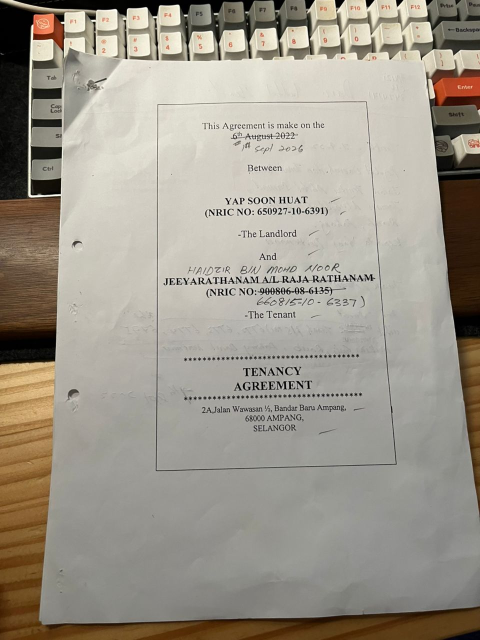
#> input picture apps/web/e2e/fixtures/append-photo.jpg, 960 x 1280 px (shown at 1/2 size)
$ python -i content_clean.py   (imports and definitions only)
#> lines starting #> are read from the running program, lines starting #| are printed output that depends on the picture; after the words box and inside, x2 and y2 are one past the last pixel; in counts of white or black regions, pixels touching at a corner belong together
### src/SuperScanner.Worker/processing/shadow_cleanup.py
"""Conservative paper illumination correction; no generated or replaced text.

Estimate the lighting field on a reduced image, suppress dark strokes with
closing, then apply one bounded gain to all colour channels. This is intended
for document paper, not restoration of photographs or unreadable black areas.
"""
import cv2
import numpy as np


def clean_document(image: np.ndarray, strength: str = 'CleanDocument') -> np.ndarray:
    """Whiten paper without OCR reconstruction; strong mode can lose faint ink."""
    cutoffs = {'CleanDocumentGentle': .90, 'CleanDocument': .83, 'CleanDocumentStrong': .79}
    if strength not in cutoffs:
        raise ValueError('Unknown cleanup strength')
    if (not isinstance(image, np.ndarray) or image.dtype != np.uint8 or
            image.ndim != 3 or image.shape[2] != 3 or
            min(image.shape[:2]) < 2 or image.shape[0] * image.shape[1] > 4_000_000):
        raise ValueError('Invalid document image')
    gray = cv2.cvtColor(image, cv2.COLOR_BGR2GRAY)
    size = max(3, min(61, round(min(gray.shape) * .043))) | 1
    background = cv2.morphologyEx(gray, cv2.MORPH_CLOSE,
        cv2.getStructuringElement(cv2.MORPH_ELLIPSE, (size, size)))
    background = cv2.GaussianBlur(background.astype(np.float32), (0, 0), max(1, size / 4.5))
    ratio = gray.astype(np.float32) / np.maximum(background, 1)
    ink = np.clip((cutoffs[strength] - ratio) / .18, 0, 1)
    result = np.rint(255 * (1 - ink)).astype(np.uint8)
    # Remove isolated dust only. Small punctuation beside text stays intact.
    binary = np.uint8(result < 220)
    count, labels, stats, _ = cv2.connectedComponentsWithStats(binary, 8)
    pixel_scale = max(1, min(gray.shape) / 900)
    limit = max(2, round(pixel_scale ** 2 * (3 if strength == 'CleanDocumentGentle' else 7)))
    areas = stats[:, cv2.CC_STAT_AREA]
    substantial = areas > limit
    substantial[0] = False
    nearby = np.uint8(substantial[labels])
    reach = max(7, round(pixel_scale * 12)) | 1
    nearby = cv2.dilate(nearby, np.ones((reach, reach), np.uint8))
    isolated = (areas[labels] <= limit) & (labels != 0) & (nearby == 0)
    result[isolated] = 255
    return result


# [40 lines left out: function remove_shadows, not called in this run]

### src/SuperScanner.Worker/processing/content_clean.py
"""Optional content focused scan for pages with a complete printed frame."""

import cv2
import numpy as np

from shadow_cleanup import clean_document


def _content_frame(image: np.ndarray):
    height, width = image.shape[:2]
    scale = min(1.0, 1100.0 / max(height, width))
    small = cv2.resize(image, None, fx=scale, fy=scale,
                       interpolation=cv2.INTER_AREA) if scale < 1 else image
    gray = cv2.cvtColor(small, cv2.COLOR_BGR2GRAY)
    h, w = gray.shape
    # Find two long, separated vertical rules first. Unlike a contour, these
    # remain intact when printed text intersects the surrounding frame.
    edges = cv2.Canny(gray, 40, 120)
    column_support = np.count_nonzero(
        cv2.dilate(edges, np.ones((1, 5), np.uint8)), axis=0)
    xs = np.flatnonzero((column_support >= .52 * h) &
                       (np.arange(w) > .045 * w) &
                       (np.arange(w) < .96 * w))
    if len(xs) < 2:
        return None
    x0, x1 = int(xs[0]), int(xs[-1])
    if x1 - x0 < .35 * w:
        return None
    # Search for horizontal rules only between the vertical pair. Inspecting
    # a small y-neighborhood joins both edges of a thin printed rule without
    # treating broad page shadows as ink.
    row_support = np.count_nonzero(
        cv2.dilate(edges[:, x0:x1 + 1], np.ones((5, 1), np.uint8)), axis=1)
    ys = np.flatnonzero((row_support >= .65 * (x1 - x0)) &
                       (np.arange(h) > .035 * h) &
                       (np.arange(h) < .96 * h))
    # Perspective correction can leave a small tilt in the printed frame.
    # Its top rule may cross many rows, so row projection alone sees only
    # interior text. A long Hough segment touching a side supplies that edge.
    lines = cv2.HoughLinesP(edges, 1, np.pi / 360, threshold=35,
                            minLineLength=max(70, round((x1 - x0) * .35)),
                            maxLineGap=35)
    slanted_tops = []
    for line in lines[:, 0] if lines is not None else []:
        ax, ay, bx, by = map(int, line)
        run = abs(bx - ax)
        if (run < .55 * (x1 - x0) or abs(by - ay) > .10 * run or
                min(abs(ax - x0), abs(ax - x1), abs(bx - x0), abs(bx - x1)) > .06 * (x1 - x0)):
            continue
        candidate = min(ay, by)
        if .035 * h < candidate < .65 * h:
            slanted_tops.append(candidate)
    if len(ys) < 1 or (len(ys) < 2 and not slanted_tops):
        return None
    y0 = min(int(ys[0]), min(slanted_tops)) if slanted_tops else int(ys[0])
    y1 = int(ys[-1])
    box_width, box_height = x1 - x0, y1 - y0
    aspect = box_width / max(1, box_height)
    if not (.25 <= box_width * box_height / (w * h) <= .82 and
            .42 <= aspect <= 1.1 and x0 > .045 * w and y0 > .035 * h and
            x1 < .96 * w and y1 < .96 * h):
        return None
    # Require the two side rules to span nearly the entire candidate height.
    # Otherwise a page edge plus interior rules could mimic a frame.
    side_edges = cv2.dilate(edges[y0:y1 + 1], np.ones((1, 7), np.uint8))
    if (np.count_nonzero(side_edges[:, x0]) < .7 * box_height or
            np.count_nonzero(side_edges[:, x1]) < .7 * box_height):
        return None
    connected_sides = cv2.dilate(edges, np.ones((1, 15), np.uint8))
    connected_sides = cv2.morphologyEx(connected_sides, cv2.MORPH_CLOSE,
                                      np.ones((20, 1), np.uint8))
    connected_sides = cv2.morphologyEx(connected_sides, cv2.MORPH_OPEN,
                                      np.ones((max(45, round(h * .06)), 1), np.uint8))
    for x in (x0, x1):
        side_rows = np.flatnonzero(connected_sides[:, x])
        if len(side_rows) == 0 or abs(int(side_rows[0]) - y0) > .045 * h:
            return None
    padding = max(3, round(min(w, h) * .008))
    return (max(0, round((x0 - padding) / scale)),
            max(0, round((y0 - padding) / scale)),
            min(width, round((x1 + padding) / scale)),
            min(height, round((y1 + padding) / scale)))


def _focused_ink(image: np.ndarray) -> np.ndarray:
    gray = cv2.cvtColor(image, cv2.COLOR_BGR2GRAY)
    kernel_size = min(61, max(21, round(min(gray.shape) * .06)) | 1)
    kernel = cv2.getStructuringElement(cv2.MORPH_ELLIPSE, (kernel_size, kernel_size))
    background = cv2.morphologyEx(gray, cv2.MORPH_CLOSE, kernel)
    background = cv2.GaussianBlur(background.astype(np.float32), (0, 0),
                                  max(1, kernel_size / 5))
    relative = gray.astype(np.float32) / np.maximum(background, 1)
    ink = np.clip((.82 - relative) / .19, 0, 1)
    return np.rint(255 * (1 - ink)).astype(np.uint8)


def render_content_clean(image: np.ndarray) -> np.ndarray:
    if image.ndim != 3 or image.shape[2] != 3 or image.dtype != np.uint8:
        raise ValueError('Invalid scan image')
    frame = _content_frame(image)
    if frame is None:
        content = clean_document(image, 'CleanDocument')
    else:
        x0, y0, x1, y1 = frame
        content = _focused_ink(image[y0:y1, x0:x1])
    source_height, source_width = image.shape[:2]
    page_width = min(1400, source_width)
    page_height = round(page_width * 297 / 210)
    page = np.full((page_height, page_width), 255, np.uint8)
    fraction = .78 if frame is not None else .94
    scale = min(page_width * fraction / content.shape[1],
                page_height * (.87 if frame is not None else .94) / content.shape[0])
    fitted = cv2.resize(content, None, fx=scale, fy=scale,
                        interpolation=cv2.INTER_AREA if scale < 1 else cv2.INTER_CUBIC)
    x = (page_width - fitted.shape[1]) // 2
    y = (page_height - fitted.shape[0]) // 2
    page[y:y + fitted.shape[0], x:x + fitted.shape[1]] = fitted
    return page

>>> import cv2
>>> picture = cv2.imread('../../../apps/web/e2e/fixtures/append-photo.jpg')
#> picture is the input picture: shape (1280, 960, 3); mean B, G, R 139.1, 151, 157.2
>>> result = render_content_clean(picture)
#> in _content_frame, `edges = cv2.Canny(gray, 40, 120)`:
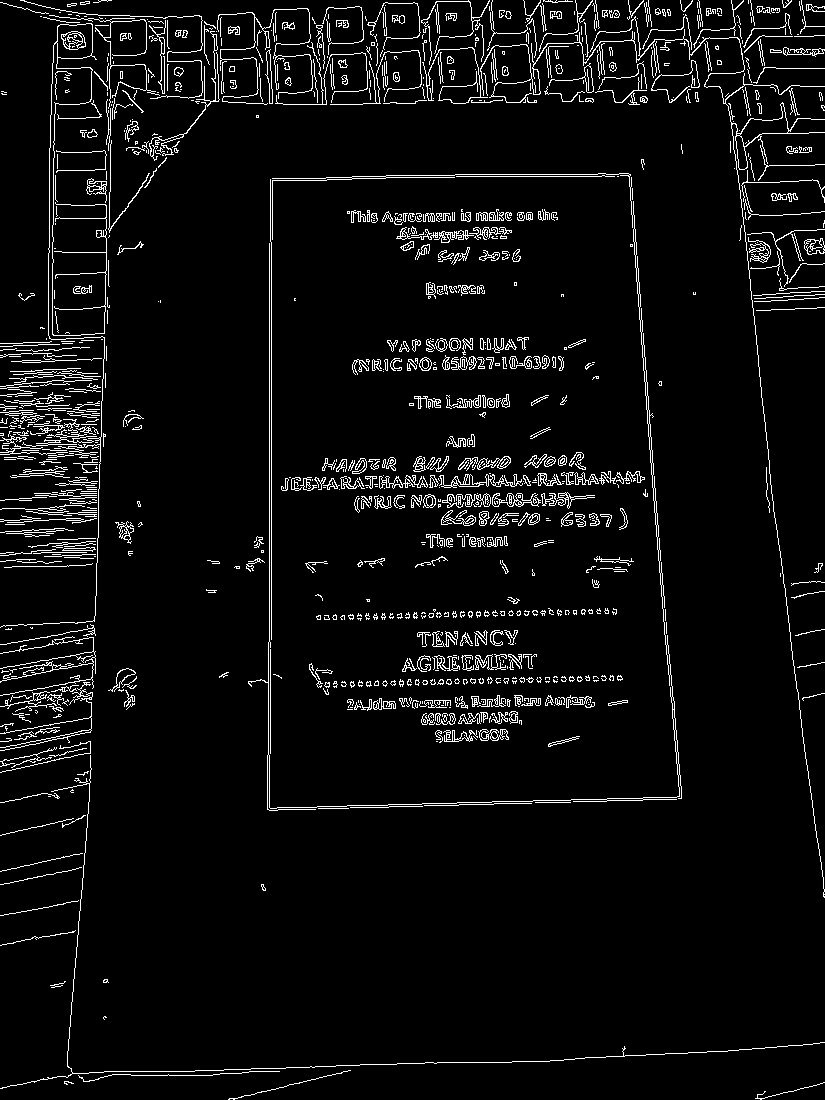
#> edges: shape (1100, 825); 5.1% white in thin lines or dots
#> in _content_frame, `column_support = np.count_nonzero( cv2.dilate(edges, np.ones((1, 5), n..`: column_support = 825 values, max 725 at index 270, min 12 at index 243, mean 141.4
#> in _content_frame, `xs = np.flatnonzero((column_support >= .52 * h) & (np.arange(w) > .045..`: xs = [267, 268, 269, 270, 271, 272]
#> in _content_frame, `x0, x1 = int(xs[0]), int(xs[-1])`: x0 = 267; x1 = 272
#> in clean_document, `ratio = gray.astype(np.float32) / np.maximum(background, 1)`:
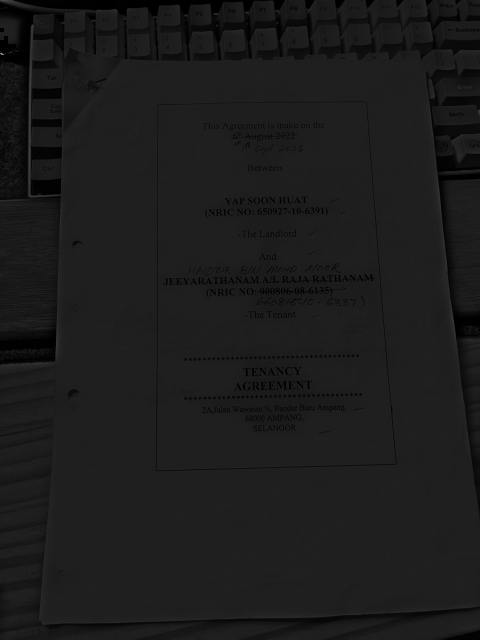
#> ratio: shape (1280, 960) float32 (shown at 1/2 size); min 0, max 7.93, mean 0.884; drawn with min black and max white
#> in clean_document, `binary = np.uint8(result < 220)`: binary: shape (1280, 960); values 0 (black) and 1 (white), 17.2% white; 1243 white regions (872 under 20 px), largest, box (x1, y1, x2, y2) and area: (0, 0, 960, 512) 78079, (849, 119, 960, 1043) 28928, (0, 1021, 960, 1280) 27615
#> in clean_document, `count, labels, stats, _ = cv2.connectedComponentsWithStats(binary, 8)`:
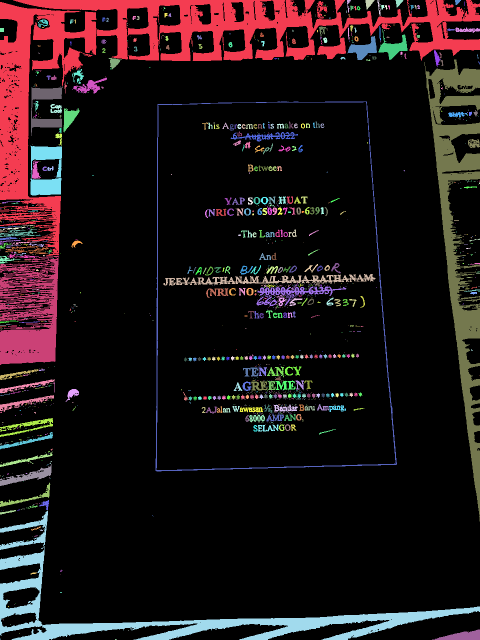
#> labels: shape (1280, 960) int32 (shown at 1/2 size); 1244 distinct labels, from 0 to 1243; one colour per label, 0 black
#> in clean_document, `count, labels, stats, _ = cv2.connectedComponentsWithStats(binary, 8)`: count = 1244; stats = 1244 rows, first 6: [0, 0, 960, 1280, 1017630], [0, 0, 960, 512, 78079], [694, 0, 8, 26, 74], [731, 0, 18, 19, 194], [755, 0, 6, 32, 79], [791, 0, 16, 15, 134]
#> in clean_document, `areas = stats[:, cv2.CC_STAT_AREA]`: areas = 1244 values, max 1017630 at index 0, min 1 at index 8, mean 987.8
#> in clean_document, `nearby = cv2.dilate(nearby, np.ones((reach, reach), np.uint8))`:
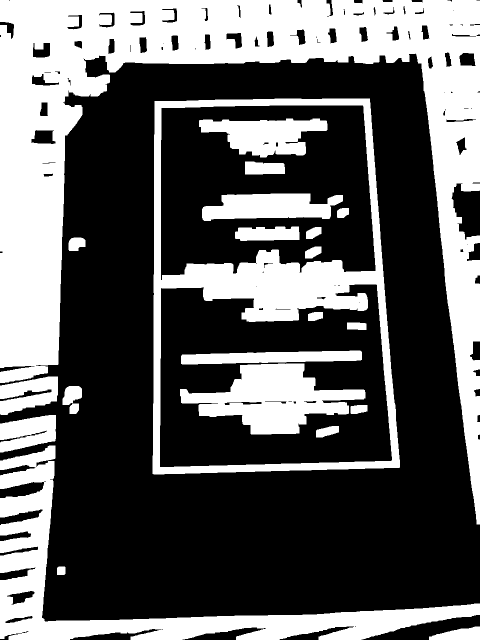
#> nearby: shape (1280, 960) (shown at 1/2 size); values 0 (black) and 1 (white), 37.3% white; 23 white regions, largest, box (x1, y1, x2, y2) and area: (0, 0, 960, 1049) 244972, (305, 197, 800, 949) 67710, (0, 891, 960, 1280) 62395
#> in clean_document, `isolated = (areas[labels] <= limit) & (labels != 0) & (nearby == 0)`:
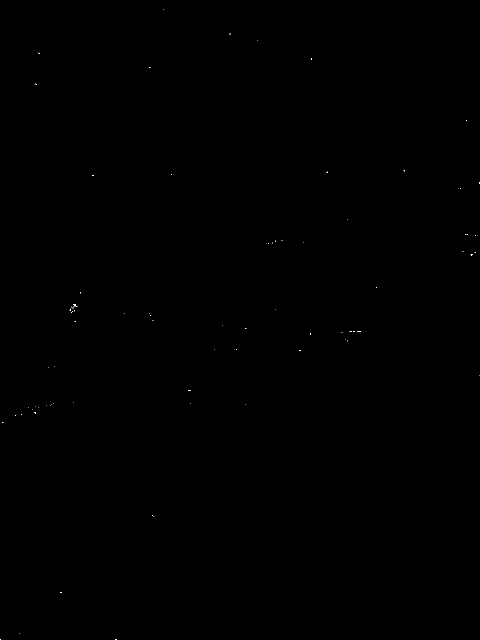
#> isolated: shape (1280, 960) bool (shown at 1/2 size); 0.02% white in thin lines or dots
#> in clean_document, `result[isolated] = 255`: result: shape (1280, 960); min 0, max 255, mean 218.3
#> in render_content_clean, `fraction = .78 if frame is not None else .94`: fraction = 0.94
#> in render_content_clean, `fitted = cv2.resize(content, None, fx=scale, fy=scale, interpolation=c..`:
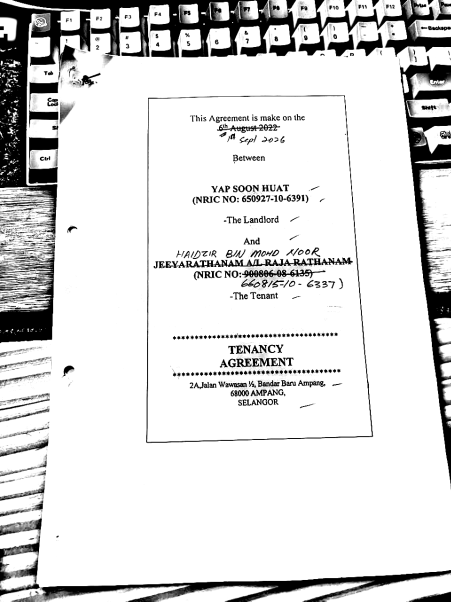
#> fitted: shape (1203, 902) (shown at 1/2 size); min 0, max 255, mean 218.4
#> in render_content_clean, `page[y:y + fitted.shape[0], x:x + fitted.shape[1]] = fitted`:
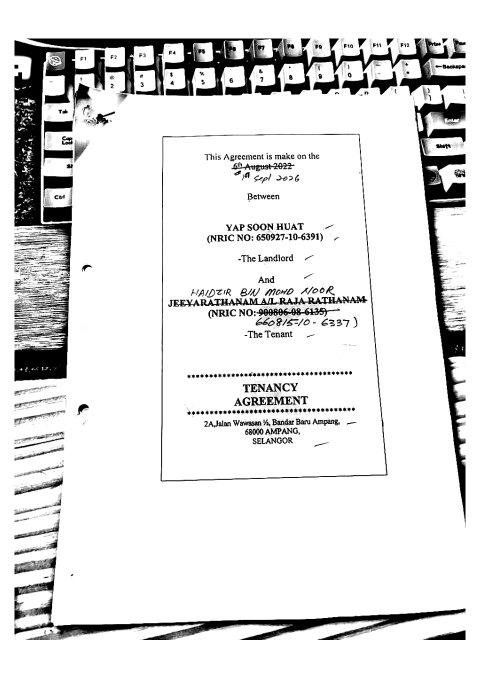
#> page: shape (1358, 960) (shown at 1/2 size); min 0, max 255, mean 224.5
